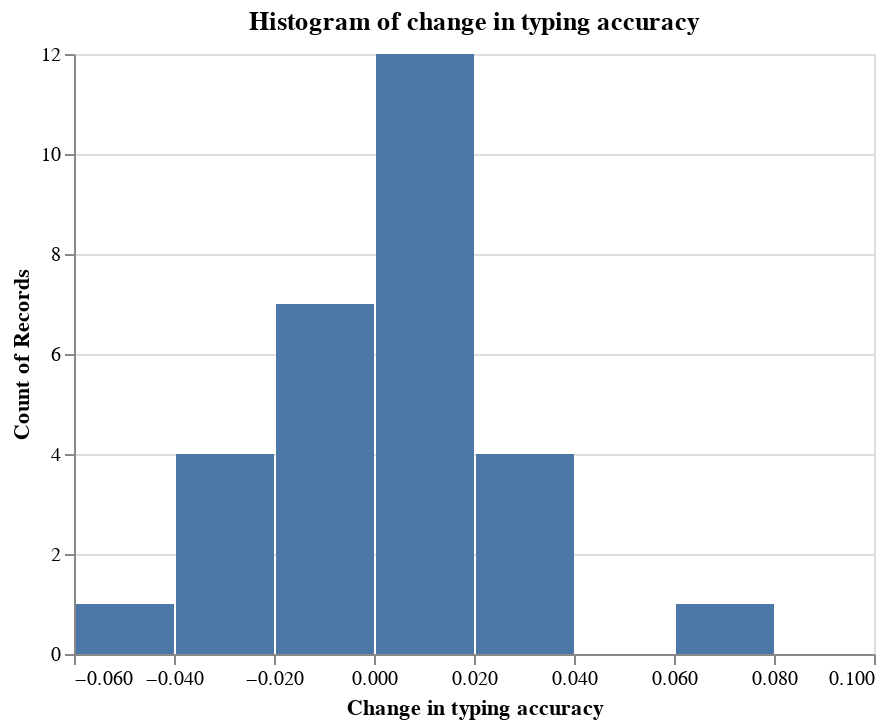

Notebook code for this chart:
### Markdown cell above
Assumption was met because we got a p-value of 0.099 which is greater than the overall $\alpha$ of 0.05. The histogram below is also normally distributed.

### Code cell
alt.Chart(data, title="Histogram of change in typing accuracy").mark_bar().encode(
    x=alt.X("accuracy_diff", bin=True, title="Change in typing accuracy"),
    y="count()"
)

### Figure 1 — Vega-Lite specification as saved in the notebook (floating-point values rounded to 4 significant figures)
{"config": {"view": {"continuousWidth": 400, "continuousHeight": 300}}, "data": {"name": "data-557ebe95bf2c251ed8896bae9a86386d"}, "mark": "bar", "encoding": {"x": {"bin": true, "field": "accuracy_diff", "title": "Change in typing accuracy", "type": "quantitative"}, "y": {"aggregate": "count", "type": "quantitative"}}, "title": "Histogram of change in typing accuracy", "$schema": "https://vega.github.io/schema/vega-lite/v4.17.0.json", "datasets": {"data-557ebe95bf2c251ed8896bae9a86386d": [{"ParticipantId": "1", "Experimenter": "Team", "Informed Consent": "Yes", "LightModeTime": 76, "LightModeAccuracy": 0.96, "DarkModeTime": 75, "DarkModeAccuracy": 0.97, "Comfortability_1": "Somewhat agree", "Comfortability_2": "Somewhat disagree", "Comfortability_3": "Agree", "Comfortability_4": "Agree", "Comfortability_5": "Somewhat disagree", "OverallDarkComfortScore": 7, "OverallLightComfortScore": 13, "time_diff": -1, "accuracy_diff": 0.01, "comfort_diff": -6}, {"ParticipantId": "2", "Experimenter": "Team", "Informed Consent": "Yes", "LightModeTime": 62, "LightModeAccuracy": 0.97, "DarkModeTime": 60, "DarkModeAccuracy": 0.96, "Comfortability_1": "Agree", "Comfortability_2": "Agree", "Comfortability_3": "Agree", "Comfortability_4": "Agree", "Comfortability_5": "Agree", "OverallDarkComfortScore": 14, "OverallLightComfortScore": 10, "time_diff": -2, "accuracy_diff": -0.01, "comfort_diff": 4}, {"ParticipantId": "3", "Experimenter": "Team", "Informed Consent": "Yes", "LightModeTime": 77, "LightModeAccuracy": 0.96, "DarkModeTime": 72, "DarkModeAccuracy": 0.97, "Comfortability_1": "Strongly agree", "Comfortability_2": "Strongly agree", "Comfortability_3": "Strongly agree", "Comfortability_4": "Strongly agree", "Comfortability_5": "Agree", "OverallDarkComfortScore": 16, "OverallLightComfortScore": 12, "time_diff": -5, "accuracy_diff": 0.01, "comfort_diff": 4}, {"ParticipantId": "4", "Experimenter": "Team", "Informed Consent": "Yes", "LightModeTime": 76, "LightModeAccuracy": 0.97, "DarkModeTime": 98, "DarkModeAccuracy": 0.92, "Comfortability_1": "Somewhat disagree", "Comfortability_2": "Somewhat agree", "Comfortability_3": "Agree", "Comfortability_4": "Neither agree nor disagree", "Comfortability_5": "Somewhat agree", "OverallDarkComfortScore": 9, "OverallLightComfortScore": 9, "time_diff": 22, "accuracy_diff": -0.05, "comfort_diff": 0}, {"ParticipantId": "5", "Experimenter": "Team", "Informed Consent": "Yes", "LightModeTime": 72, "LightModeAccuracy": 0.96, "DarkModeTime": 77, "DarkModeAccuracy": 0.96, "Comfortability_1": "Strongly agree", "Comfortability_2": "Strongly agree", "Comfortability_3": "Agree", "Comfortability_4": "Agree", "Comfortability_5": "Agree", "OverallDarkComfortScore": 16, "OverallLightComfortScore": 10, "time_diff": 5, "accuracy_diff": 0.0, "comfort_diff": 6}, {"ParticipantId": "6", "Experimenter": "Team", "Informed Consent": "Yes", "LightModeTime": 86, "LightModeAccuracy": 0.96, "DarkModeTime": 88, "DarkModeAccuracy": 0.96, "Comfortability_1": "Strongly agree", "Comfortability_2": "Somewhat agree", "Comfortability_3": "Strongly agree", "Comfortability_4": "Strongly agree", "Comfortability_5": "Neither agree nor disagree", "OverallDarkComfortScore": 12, "OverallLightComfortScore": 14, "time_diff": 2, "accuracy_diff": 0.0, "comfort_diff": -2}, {"ParticipantId": "7", "Experimenter": "Team", "Informed Consent": "Yes", "LightModeTime": 56, "LightModeAccuracy": 0.97, "DarkModeTime": 54, "DarkModeAccuracy": 0.96, "Comfortability_1": "Somewhat disagree", "Comfortability_2": "Somewhat disagree", "Comfortability_3": "Strongly agree", "Comfortability_4": "Strongly agree", "Comfortability_5": "Somewhat disagree", "OverallDarkComfortScore": 5, "OverallLightComfortScore": 15, "time_diff": -2, "accuracy_diff": -0.01, "comfort_diff": -10}, {"ParticipantId": "8", "Experimenter": "Team", "Informed Consent": "Yes", "LightModeTime": 53, "LightModeAccuracy": 0.95, "DarkModeTime": 53, "DarkModeAccuracy": 0.94, "Comfortability_1": "Strongly agree", "Comfortability_2": "Agree", "Comfortability_3": "Strongly agree", "Comfortability_4": "Strongly agree", "Comfortability_5": "Disagree", "OverallDarkComfortScore": 11, "OverallLightComfortScore": 16, "time_diff": 0, "accuracy_diff": -0.01, "comfort_diff": -5}, {"ParticipantId": "9", "Experimenter": "Team", "Informed Consent": "Yes", "LightModeTime": 68, "LightModeAccuracy": 0.96, "DarkModeTime": 79, "DarkModeAccuracy": 0.97, "Comfortability_1": "Neither agree nor disagree", "Comfortability_2": "Disagree", "Comfortability_3": "Somewhat disagree", "Comfortability_4": "Strongly agree", "Comfortability_5": "Somewhat agree", "OverallDarkComfortScore": 7, "OverallLightComfortScore": 9, "time_diff": 11, "accuracy_diff": 0.01, "comfort_diff": -2}, {"ParticipantId": "10", "Experimenter": "Team", "Informed Consent": "Yes", "LightModeTime": 71, "LightModeAccuracy": 0.96, "DarkModeTime": 73, "DarkModeAccuracy": 0.95, "Comfortability_1": "Strongly agree", "Comfortability_2": "Strongly agree", "Comfortability_3": "Somewhat agree", "Comfortability_4": "Somewhat agree", "Comfortability_5": "Strongly agree", "OverallDarkComfortScore": 17, "OverallLightComfortScore": 7, "time_diff": 2, "accuracy_diff": -0.01, "comfort_diff": 10}, {"ParticipantId": "11", "Experimenter": "Team", "Informed Consent": "Yes", "LightModeTime": 57, "LightModeAccuracy": 0.94, "DarkModeTime": 74, "DarkModeAccuracy": 0.9, "Comfortability_1": "Strongly agree", "Comfortability_2": "Strongly agree", "Comfortability_3": "Strongly agree", "Comfortability_4": "Strongly agree", "Comfortability_5": "Somewhat agree", "OverallDarkComfortScore": 15, "OverallLightComfortScore": 13, "time_diff": 17, "accuracy_diff": -0.04, "comfort_diff": 2}, {"ParticipantId": "12", "Experimenter": "Team", "Informed Consent": "Yes", "LightModeTime": 43, "LightModeAccuracy": 0.97, "DarkModeTime": 46, "DarkModeAccuracy": 0.94, "Comfortability_1": "Agree", "Comfortability_2": "Somewhat agree", "Comfortability_3": "Somewhat agree", "Comfortability_4": "Somewhat agree", "Comfortability_5": "Neither agree nor disagree", "OverallDarkComfortScore": 11, "OverallLightComfortScore": 10, "time_diff": 3, "accuracy_diff": -0.03, "comfort_diff": 1}, {"ParticipantId": "13", "Experimenter": "Team", "Informed Consent": "Yes", "LightModeTime": 46, "LightModeAccuracy": 0.93, "DarkModeTime": 41, "DarkModeAccuracy": 0.94, "Comfortability_1": "Strongly agree", "Comfortability_2": "Strongly agree", "Comfortability_3": "Agree", "Comfortability_4": "Agree", "Comfortability_5": "Strongly agree", "OverallDarkComfortScore": 17, "OverallLightComfortScore": 9, "time_diff": -5, "accuracy_diff": 0.01, "comfort_diff": 8}, {"ParticipantId": "14", "Experimenter": "Team", "Informed Consent": "Yes", "LightModeTime": 66, "LightModeAccuracy": 0.88, "DarkModeTime": 67, "DarkModeAccuracy": 0.9, "Comfortability_1": "Agree", "Comfortability_2": "Agree", "Comfortability_3": "Disagree", "Comfortability_4": "Agree", "Comfortability_5": "Somewhat agree", "OverallDarkComfortScore": 13, "OverallLightComfortScore": 7, "time_diff": 1, "accuracy_diff": 0.02, "comfort_diff": 6}, {"ParticipantId": "15", "Experimenter": "Team", "Informed Consent": "Yes", "LightModeTime": 44, "LightModeAccuracy": 0.89, "DarkModeTime": 56, "DarkModeAccuracy": 0.85, "Comfortability_1": "Somewhat agree", "Comfortability_2": "Agree", "Comfortability_3": "Agree", "Comfortability_4": "Agree", "Comfortability_5": "Neither agree nor disagree", "OverallDarkComfortScore": 11, "OverallLightComfortScore": 12, "time_diff": 12, "accuracy_diff": -0.04, "comfort_diff": -1}, {"ParticipantId": "16", "Experimenter": "Oliver", "Informed Consent": "Yes", "LightModeTime": 79, "LightModeAccuracy": 0.94, "DarkModeTime": 72, "DarkModeAccuracy": 0.95, "Comfortability_1": "Somewhat disagree", "Comfortability_2": "Neither agree nor disagree", "Comfortability_3": "Agree", "Comfortability_4": "Agree", "Comfortability_5": "Somewhat disagree", "OverallDarkComfortScore": 6, "OverallLightComfortScore": 13, "time_diff": -7, "accuracy_diff": 0.01, "comfort_diff": -7}, {"ParticipantId": "17", "Experimenter": "Lawrence", "Informed Consent": "Yes", "LightModeTime": 67, "LightModeAccuracy": 0.97, "DarkModeTime": 71, "DarkModeAccuracy": 0.93, "Comfortability_1": "Somewhat agree", "Comfortability_2": "Disagree", "Comfortability_3": "Agree", "Comfortability_4": "Agree", "Comfortability_5": "Disagree", "OverallDarkComfortScore": 5, "OverallLightComfortScore": 14, "time_diff": 4, "accuracy_diff": -0.04, "comfort_diff": -9}, {"ParticipantId": "18", "Experimenter": "Oliver", "Informed Consent": "Yes", "LightModeTime": 78, "LightModeAccuracy": 0.92, "DarkModeTime": 80, "DarkModeAccuracy": 0.93, "Comfortability_1": "Strongly agree", "Comfortability_2": "Agree", "Comfortability_3": "Neither agree nor disagree", "Comfortability_4": "Somewhat agree", "Comfortability_5": "Strongly agree", "OverallDarkComfortScore": 16, "OverallLightComfortScore": 6, "time_diff": 2, "accuracy_diff": 0.01, "comfort_diff": 10}, {"ParticipantId": "19", "Experimenter": "Oliver", "Informed Consent": "Yes", "LightModeTime": 61, "LightModeAccuracy": 0.95, "DarkModeTime": 55, "DarkModeAccuracy": 0.96, "Comfortability_1": "Agree", "Comfortability_2": "Agree", "Comfortability_3": "Agree", "Comfortability_4": "Agree", "Comfortability_5": "Somewhat agree", "OverallDarkComfortScore": 13, "OverallLightComfortScore": 11, "time_diff": -6, "accuracy_diff": 0.01, "comfort_diff": 2}, {"ParticipantId": "20", "Experimenter": "Oliver", "Informed Consent": "Yes", "LightModeTime": 57, "LightModeAccuracy": 0.96, "DarkModeTime": 56, "DarkModeAccuracy": 0.99, "Comfortability_1": "Agree", "Comfortability_2": "Neither agree nor disagree", "Comfortability_3": "Agree", "Comfortability_4": "Neither agree nor disagree", "Comfortability_5": "Somewhat disagree", "OverallDarkComfortScore": 9, "OverallLightComfortScore": 11, "time_diff": -1, "accuracy_diff": 0.03, "comfort_diff": -2}, {"ParticipantId": "21", "Experimenter": "Oliver", "Informed Consent": "Yes", "LightModeTime": 88, "LightModeAccuracy": 0.97, "DarkModeTime": 92, "DarkModeAccuracy": 0.98, "Comfortability_1": "Strongly agree", "Comfortability_2": "Strongly agree", "Comfortability_3": "Somewhat disagree", "Comfortability_4": "Somewhat agree", "Comfortability_5": "Strongly agree", "OverallDarkComfortScore": 17, "OverallLightComfortScore": 5, "time_diff": 4, "accuracy_diff": 0.01, "comfort_diff": 12}, {"ParticipantId": "22", "Experimenter": "Lawrence", "Informed Consent": "Yes", "LightModeTime": 97, "LightModeAccuracy": 0.93, "DarkModeTime": 107, "DarkModeAccuracy": 0.93, "Comfortability_1": "Agree", "Comfortability_2": "Agree", "Comfortability_3": "Agree", "Comfortability_4": "Disagree", "Comfortability_5": "Agree", "OverallDarkComfortScore": 14, "OverallLightComfortScore": 6, "time_diff": 10, "accuracy_diff": 0.0, "comfort_diff": 8}, {"ParticipantId": "23", "Experimenter": "Lawrence", "Informed Consent": "Yes", "LightModeTime": 45, "LightModeAccuracy": 0.93, "DarkModeTime": 48, "DarkModeAccuracy": 0.96, "Comfortability_1": "Strongly agree", "Comfortability_2": "Strongly agree", "Comfortability_3": "Strongly agree", "Comfortability_4": "Strongly agree", "Comfortability_5": "Disagree", "OverallDarkComfortScore": 12, "OverallLightComfortScore": 16, "time_diff": 3, "accuracy_diff": 0.03, "comfort_diff": -4}, {"ParticipantId": "24", "Experimenter": "Lawrence", "Informed Consent": "Yes", "LightModeTime": 72, "LightModeAccuracy": 0.85, "DarkModeTime": 70, "DarkModeAccuracy": 0.86, "Comfortability_1": "Somewhat agree", "Comfortability_2": "Somewhat disagree", "Comfortability_3": "Agree", "Comfortability_4": "Strongly agree", "Comfortability_5": "Somewhat disagree", "OverallDarkComfortScore": 7, "OverallLightComfortScore": 14, "time_diff": -2, "accuracy_diff": 0.01, "comfort_diff": -7}, {"ParticipantId": "25", "Experimenter": "Lawrence", "Informed Consent": "Yes", "LightModeTime": 67, "LightModeAccuracy": 0.89, "DarkModeTime": 61, "DarkModeAccuracy": 0.96, "Comfortability_1": "Strongly agree", "Comfortability_2": "Somewhat agree", "Comfortability_3": "Somewhat disagree", "Comfortability_4": "Agree", "Comfortability_5": "Agree", "OverallDarkComfortScore": 14, "OverallLightComfortScore": 7, "time_diff": -6, "accuracy_diff": 0.07, "comfort_diff": 7}, {"ParticipantId": "26", "Experimenter": "Kevin", "Informed Consent": "Yes", "LightModeTime": 97, "LightModeAccuracy": 0.97, "DarkModeTime": 102, "DarkModeAccuracy": 0.96, "Comfortability_1": "Neither agree nor disagree", "Comfortability_2": "Neither agree nor disagree", "Comfortability_3": "Strongly agree", "Comfortability_4": "Strongly agree", "Comfortability_5": "Strongly disagree", "OverallDarkComfortScore": 5, "OverallLightComfortScore": 17, "time_diff": 5, "accuracy_diff": -0.01, "comfort_diff": -12}, {"ParticipantId": "28", "Experimenter": "Kevin", "Informed Consent": "Yes", "LightModeTime": 80, "LightModeAccuracy": 0.98, "DarkModeTime": 72, "DarkModeAccuracy": 0.96, "Comfortability_1": "Strongly agree", "Comfortability_2": "Strongly agree", "Comfortability_3": "Somewhat disagree", "Comfortability_4": "Somewhat disagree", "Comfortability_5": "Strongly agree", "OverallDarkComfortScore": 17, "OverallLightComfortScore": 3, "time_diff": -8, "accuracy_diff": -0.02, "comfort_diff": 14}, {"ParticipantId": "29", "Experimenter": "Kevin", "Informed Consent": "Yes", "LightModeTime": 65, "LightModeAccuracy": 0.96, "DarkModeTime": 69, "DarkModeAccuracy": 0.95, "Comfortability_1": "Strongly agree", "Comfortability_2": "Strongly agree", "Comfortability_3": "Strongly agree", "Comfortability_4": "Strongly agree", "Comfortability_5": "Neither agree nor disagree", "OverallDarkComfortScore": 14, "OverallLightComfortScore": 14, "time_diff": 4, "accuracy_diff": -0.01, "comfort_diff": 0}, {"ParticipantId": "30", "Experimenter": "Kevin", "Informed Consent": "Yes", "LightModeTime": 72, "LightModeAccuracy": 0.94, "DarkModeTime": 67, "DarkModeAccuracy": 0.97, "Comfortability_1": "Strongly agree", "Comfortability_2": "Strongly agree", "Comfortability_3": "Strongly agree", "Comfortability_4": "Strongly agree", "Comfortability_5": "Strongly agree", "OverallDarkComfortScore": 17, "OverallLightComfortScore": 11, "time_diff": -5, "accuracy_diff": 0.03, "comfort_diff": 6}]}}
